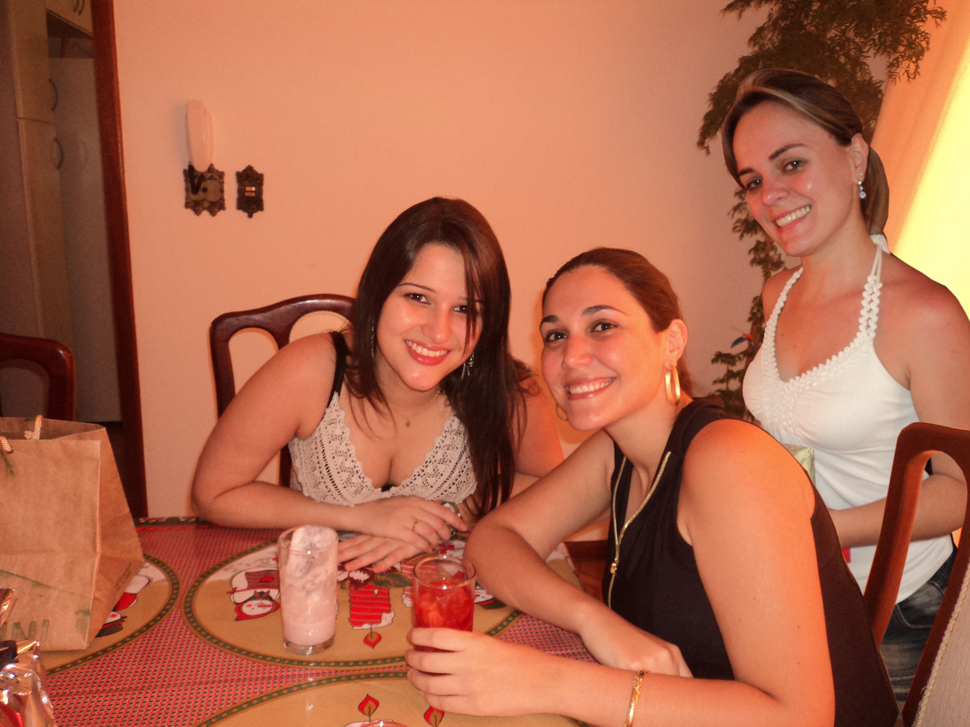
#> input picture DSO-1/splicing-01.png, 970 x 727 px, shrunk from 2048 x 1536 before the run, found by its file name
$ python luminance.py
#> lines starting #> are read from the running program, lines starting #| are printed output that depends on the picture
### Code/file_manipulation.py
"""Manipulation d'image a l'aide des bibliotheque pillow et numpy"""
from PIL import Image
import numpy as np


def read_image(file_path: str) -> np.ndarray:
    """Lis une image

    Args:
        file_path (str): Image a lire

    Returns:
        np.ndarray: tableau de pixel
    """
#> called with file_path = '../Image/splicing-01.png'
    img = Image.open(file_path)
#> img is the input picture: PIL image 970x727 RGBA; mean R, G, B, A 178, 105.3, 77.6, 255
    img_array = np.array(img)
    return img_array

def write_image(img_array: np.ndarray, output_path: str):
    """Ecris une image

    Args:
        img_array (np.ndarray): tableau de pixel
        output_path (str): Image a ecrire
    """
    img = Image.fromarray(img_array)
    img.save(output_path)

### Code/luminance.py
"""Réalise la luminance d'une image"""
import numpy as np

def luminance(image: np.ndarray)->np.ndarray:
    image_luminance = np.empty(image.shape[:2],np.uint8)

    for i in range(image.shape[0]):
        for j in range(image.shape[1]):
                image_luminance[i,j]=float(image[i,j,0])*0.299+float(image[i,j,1])*0.587+float(image[i,j,2])*0.114
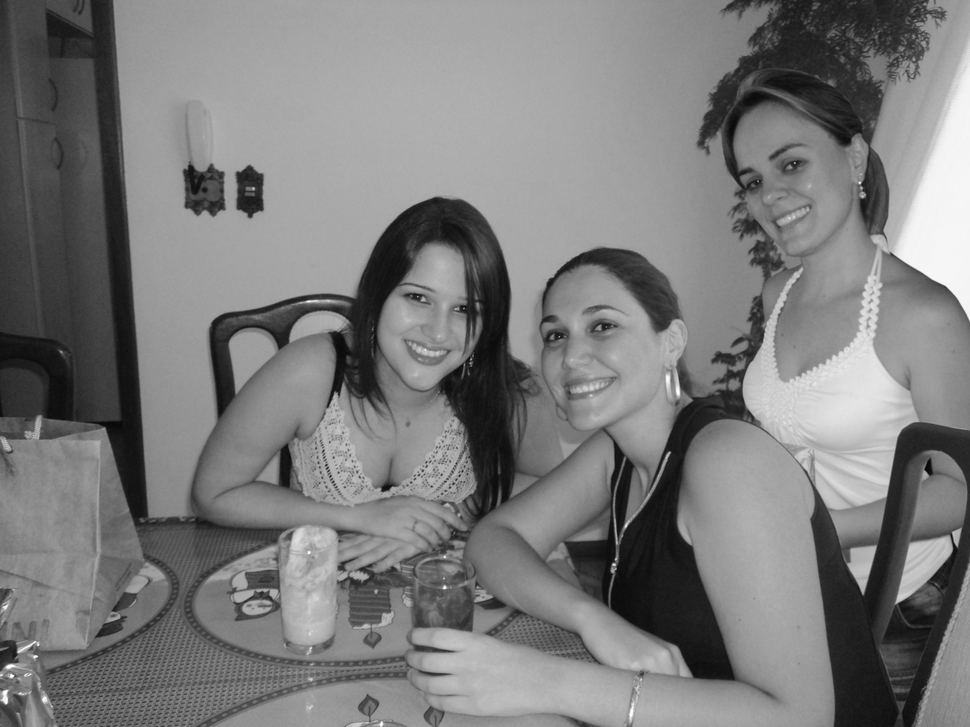
#> image_luminance: shape (727, 970); min 6, max 255, mean 123.4

    return image_luminance

# Exemple d'utilisation
if __name__ == "__main__":
    from file_manipulation import read_image, write_image
    image_path = "../Image/splicing-01.png"
    output_path = "splicing-01.png"
    image = read_image(image_path)
    img_lum=luminance(image)
    write_image(img_lum,output_path)

$ run again, with DSO-1/splicing-02.png copied over DSO-1/splicing-01.png
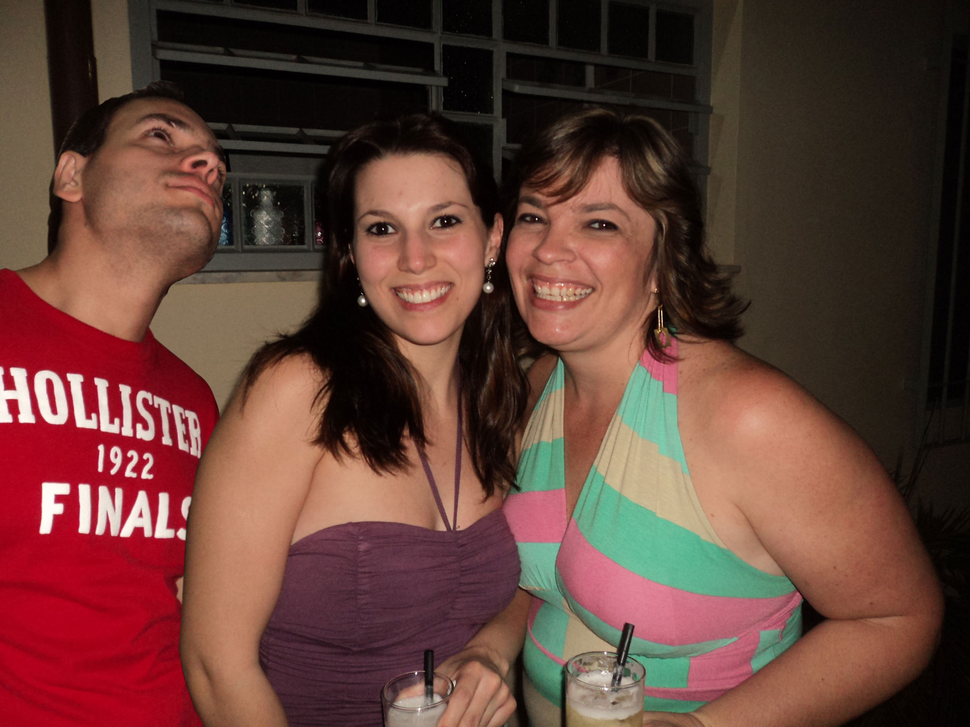
#> input picture DSO-1/splicing-02.png, 970 x 727 px, shrunk from 2048 x 1536 before the run, found by its file name
#> in read_image, img is the input picture: PIL image 970x727 RGBA; mean R, G, B, A 100, 63.3, 55, 255
#> after the loop in luminance, `for i in range(image.shape[0]):`:
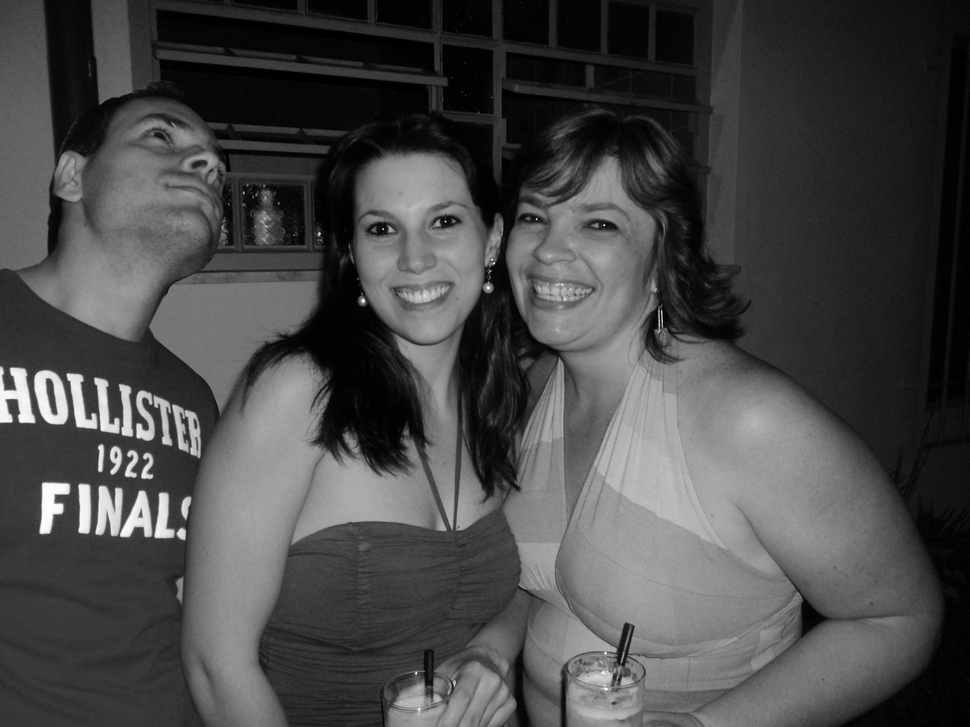
#> image_luminance: shape (727, 970); min 0, max 255, mean 72.9

$ run again, with DSO-1/splicing-03.png copied over DSO-1/splicing-01.png
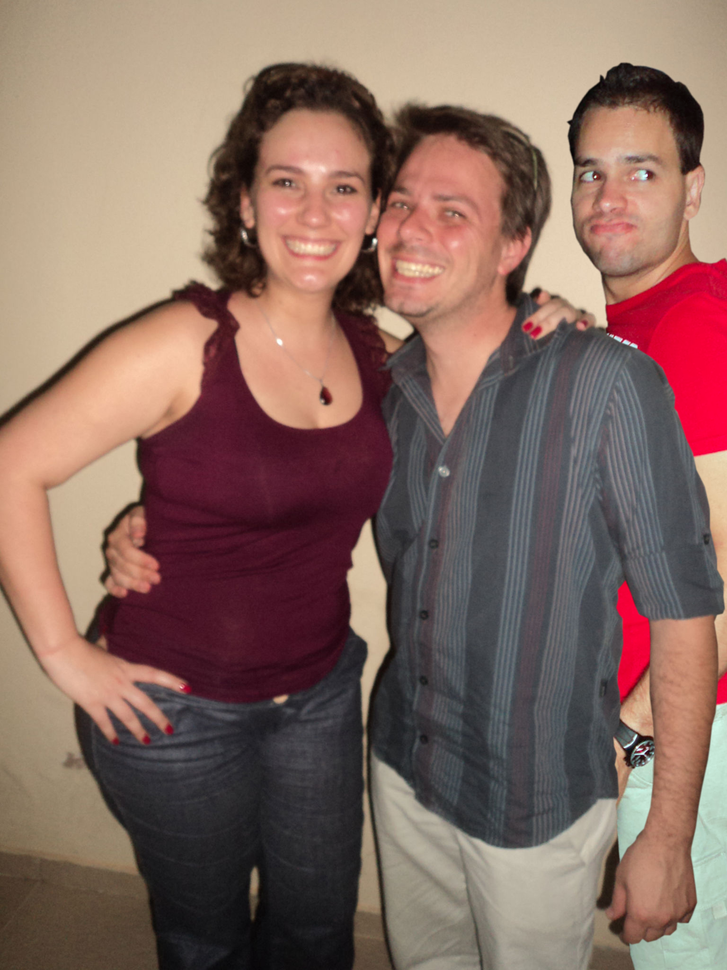
#> input picture DSO-1/splicing-03.png, 727 x 970 px, shrunk from 1536 x 2048 before the run, found by its file name
#> in read_image, img is the input picture: PIL image 727x970 RGBA; mean R, G, B, A 134.2, 105.8, 96.6, 255
#> after the loop in luminance, `for i in range(image.shape[0]):`:
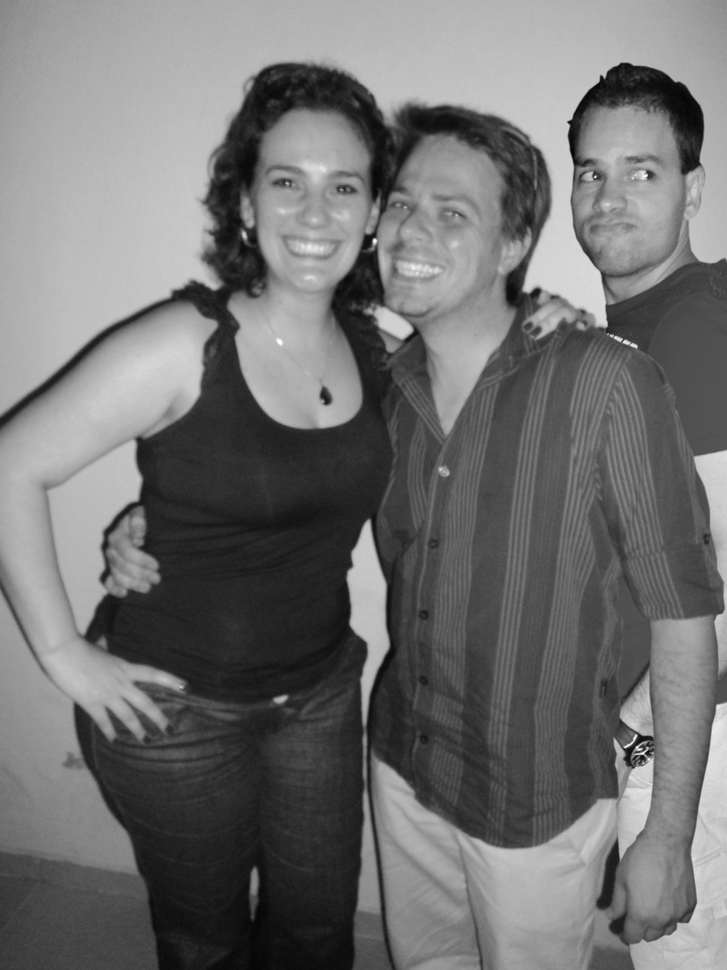
#> image_luminance: shape (970, 727); min 3, max 254, mean 112.7

$ run again, with DSO-1/splicing-04.png copied over DSO-1/splicing-01.png
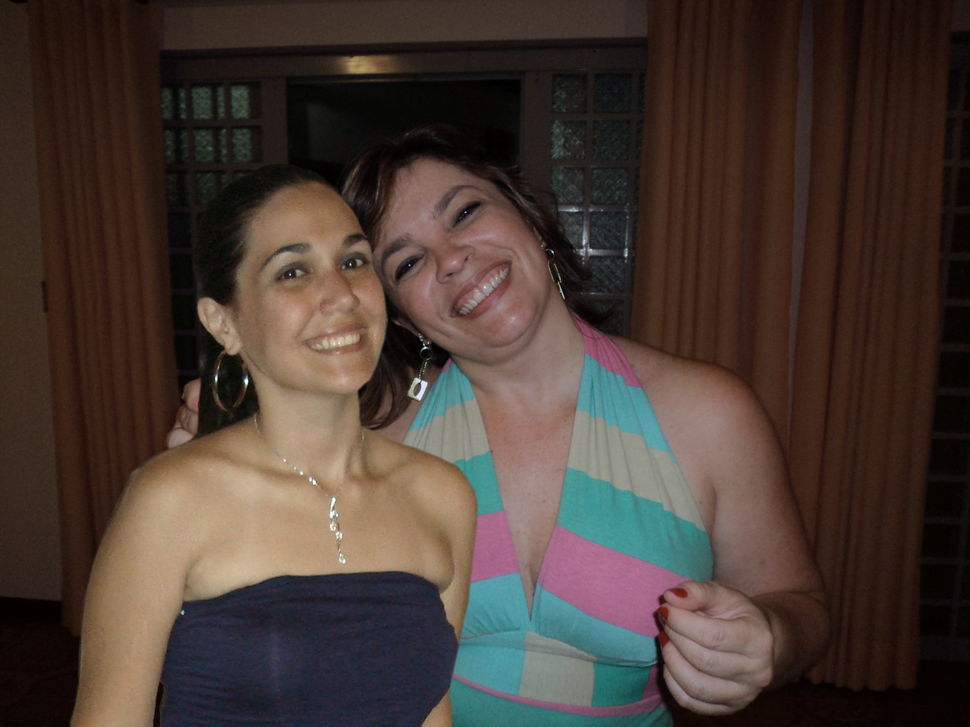
#> input picture DSO-1/splicing-04.png, 970 x 727 px, shrunk from 2048 x 1536 before the run, found by its file name
#> in read_image, img is the input picture: PIL image 970x727 RGBA; mean R, G, B, A 72.7, 59.1, 51.9, 255
#> after the loop in luminance, `for i in range(image.shape[0]):`:
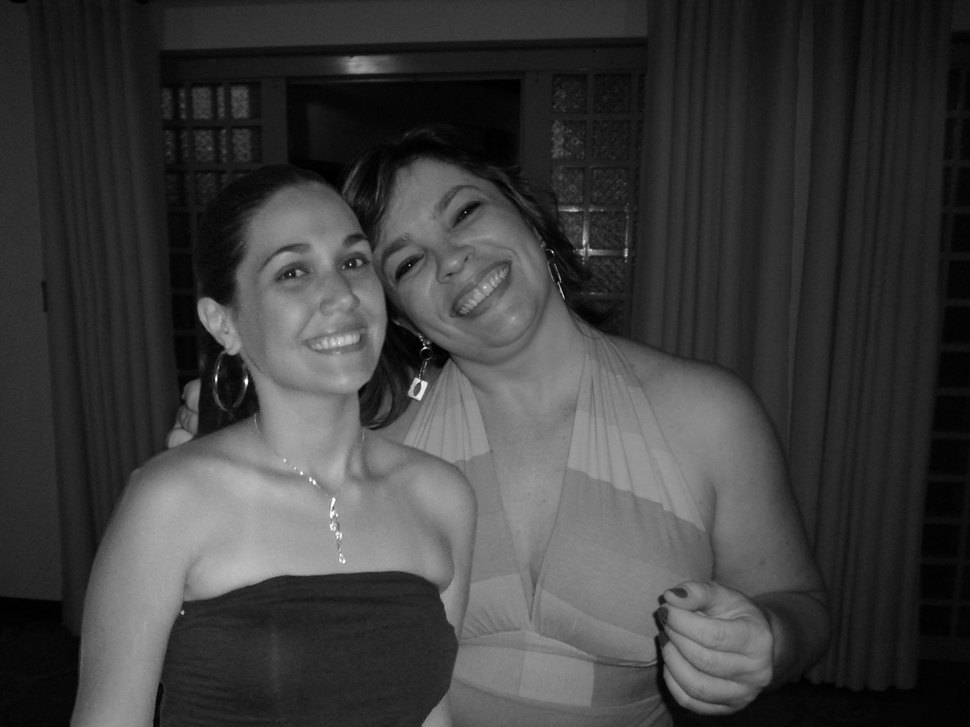
#> image_luminance: shape (727, 970); min 0, max 255, mean 61.9
